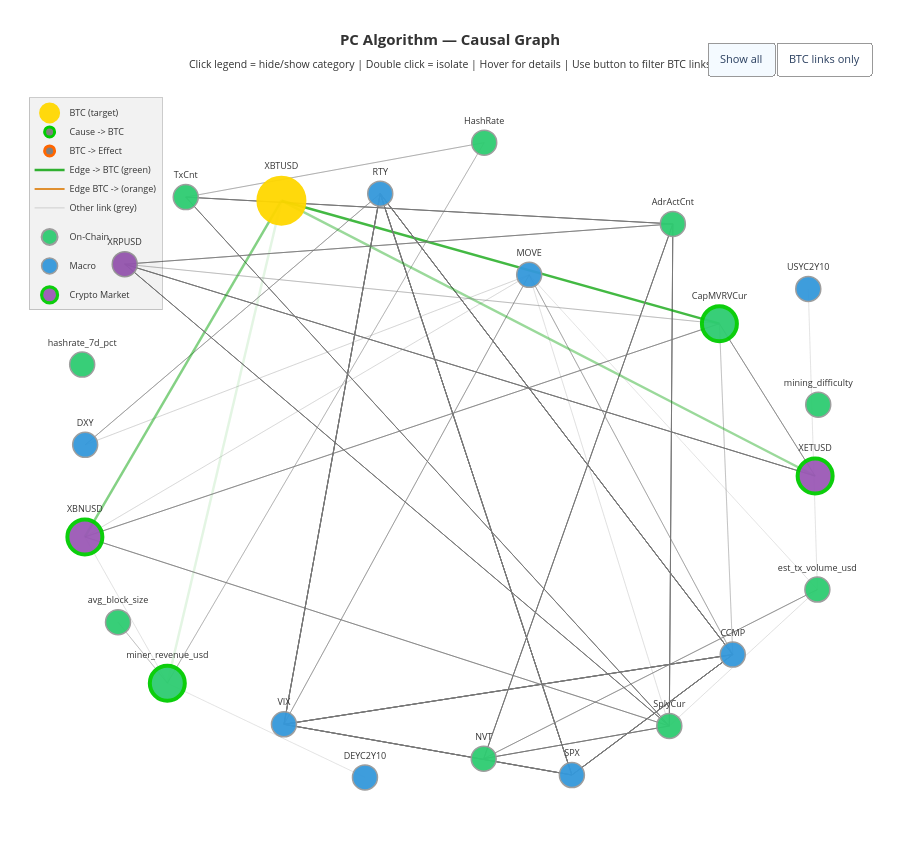

Notebook code for this chart:
### Code cell
import plotly.graph_objects as go
import networkx as nx
import numpy as np


def plot_dag_no_arrows(adj_matrix, nodes, df_returns, causes, effets, target_ticker):

    G = nx.DiGraph()
    for n in nodes:
        G.add_node(n)
    for i in range(len(nodes)):
        for j in range(len(nodes)):
            if adj_matrix[i, j] == -1:
                G.add_edge(nodes[j], nodes[i])

    btc_neighbors = set(G.predecessors(target_ticker)) | set(G.successors(target_ticker))
    btc_neighbors.add(target_ticker)

    pos = nx.spring_layout(G, seed=42, k=2.5)
    # pos[target_ticker] = np.array([0.0, 1.2])
    corr_matrix = np.abs(np.corrcoef(df_returns.values.T))

    all_traces = []
    vis_all = []
    vis_btc_only = []

    for u, v in G.edges():
        x0, y0 = pos[u]
        x1, y1 = pos[v]
        idx_u = nodes.index(u) if u in nodes else -1
        idx_v = nodes.index(v) if v in nodes else -1
        weight = corr_matrix[idx_u, idx_v] if idx_u >= 0 and idx_v >= 0 else 0.3
        alpha = max(0.1, min(1.0, weight * 1.5))
        cat_u, cat_v = get_category(u), get_category(v)
        is_btc_edge = (u == target_ticker or v == target_ticker)

        if v == target_ticker:
            rgba = f"rgba(0, 160, 0, {alpha})"; width = 2.5
        elif u == target_ticker:
            rgba = f"rgba(220, 120, 0, {alpha})"; width = 2.0
        else:
            rgba = f"rgba(120, 120, 120, {alpha})"; width = 1.0

        if cat_u == "BTC (target)":
            edge_groups = [cat_v]
        elif cat_v == "BTC (target)":
            edge_groups = [cat_u]
        else:
            edge_groups = [cat_u, cat_v]

        for grp in edge_groups:
            all_traces.append(go.Scatter(
                x=[x0, x1, None], y=[y0, y1, None],
                mode='lines', line=dict(width=width, color=rgba),
                hoverinfo='none', showlegend=False, legendgroup=grp,
            ))
            vis_all.append(True)
            vis_btc_only.append(is_btc_edge)

    for cat, color in CATEGORY_COLORS.items():
        cat_nodes = [n for n in G.nodes() if get_category(n) == cat]
        if not cat_nodes:
            continue
        cx, cy, csizes, ctext, chover, cborders, cborder_w = [], [], [], [], [], [], []
        for node in cat_nodes:
            x, y = pos[node]
            cx.append(x); cy.append(y)
            in_e = list(G.predecessors(node))
            out_e = list(G.successors(node))
            chover.append(
                f"<b>{node}</b><br>"
                f"Category : {cat}<br>"
                f"Receives from : {len(in_e)} nodes<br>"
                f"Sends to : {len(out_e)} nodes<br>"
                f"Connections : {', '.join(in_e + out_e) if in_e + out_e else 'none'}"
            )
            ctext.append(node.replace(" Index", "").replace(" Curncy", ""))
            if node == target_ticker:
                csizes.append(45); cborders.append("#FFD700"); cborder_w.append(5)
            elif node in causes:
                csizes.append(35); cborders.append("#00CC00"); cborder_w.append(4)
            elif node in effets:
                csizes.append(35); cborders.append("#FF6600"); cborder_w.append(4)
            elif node in bidirect:
                csizes.append(35); cborders.append("#CC00CC"); cborder_w.append(4)
            else:
                csizes.append(25); cborders.append("#999999"); cborder_w.append(1.5)

        has_btc_node = any(n in btc_neighbors for n in cat_nodes)
        lg = '_noclick' if cat == "BTC (target)" else cat
        all_traces.append(go.Scatter(
            x=cx, y=cy, mode='markers+text', name=cat,
            text=ctext, textposition='top center',
            textfont=dict(size=9, color='#333333'),
            hovertext=chover, hoverinfo='text',
            marker=dict(size=csizes, color=color,
                        line=dict(color=cborders, width=cborder_w), opacity=0.95),
            legendgroup=lg, showlegend=True,
        ))
        vis_all.append(True)
        vis_btc_only.append(True if cat == "BTC (target)" or has_btc_node else False)

    for trace in [
        go.Scatter(x=[None], y=[None], mode='markers',
                   marker=dict(size=10, color='gray', line=dict(color='#00CC00', width=3)),
                   name='Cause -> BTC', showlegend=True, legendgroup='_noclick'),
        go.Scatter(x=[None], y=[None], mode='markers',
                   marker=dict(size=10, color='gray', line=dict(color='#FF6600', width=3)),
                   name='BTC -> Effect', showlegend=True, legendgroup='_noclick'),
        go.Scatter(x=[None], y=[None], mode='lines',
                   line=dict(color='rgba(0,160,0,0.8)', width=2.5),
                   name='Edge -> BTC (green)', showlegend=True, legendgroup='_noclick'),
        go.Scatter(x=[None], y=[None], mode='lines',
                   line=dict(color='rgba(220,120,0,0.8)', width=2),
                   name='Edge BTC -> (orange)', showlegend=True, legendgroup='_noclick'),
        go.Scatter(x=[None], y=[None], mode='lines',
                   line=dict(color='rgba(120,120,120,0.3)', width=1),
                   name='Other link (grey)', showlegend=True, legendgroup='_noclick'),
    ]:
        all_traces.append(trace)
        vis_all.append(True)
        vis_btc_only.append(True)

    fig = go.Figure(
        data=all_traces,
        layout=go.Layout(
            title=dict(
                text=("<b>PC Algorithm — Causal Graph</b><br>"
                      "<sub>Click legend = hide/show category | "
                      "Double click = isolate | Hover for details | "
                      "Use button to filter BTC links</sub>"),
                font=dict(size=15, color='#333333'), x=0.5),
            paper_bgcolor='white', plot_bgcolor='white', showlegend=True,
            legend=dict(bgcolor='rgba(0,0,0,0.05)', bordercolor='rgba(0,0,0,0.2)',
                        borderwidth=1, font=dict(color='#333333', size=9),
                        x=0.01, y=0.99, groupclick='togglegroup'),
            hovermode='closest',
            xaxis=dict(showgrid=False, zeroline=False, showticklabels=False),
            yaxis=dict(showgrid=False, zeroline=False, showticklabels=False),
            margin=dict(l=20, r=20, t=90, b=20), height=850,
            updatemenus=[dict(
                type="buttons", direction="left",
                x=0.99, y=1.02, xanchor="right", yanchor="bottom",
                buttons=[
                    dict(label="Show all", method="update",
                         args=[{"visible": vis_all}]),
                    dict(label="BTC links only", method="update",
                         args=[{"visible": vis_btc_only}]),
                ],
                bgcolor="white", bordercolor="#999", font=dict(size=11),
            )],
        )
    )
    import webbrowser, os
    filepath = os.path.abspath("causal_graph_no_arrows.html")
    fig.write_html(filepath, include_plotlyjs=True)
    webbrowser.open("file://" + filepath)
    fig.show()

plot_dag_no_arrows(cg.G.graph, node_names, df_returns, causes, effets, target_ticker)

### Figure 1 — Plotly figure (JSON) as saved in the notebook; plotly's stock layout.template omitted (floating-point values rounded to 4 significant figures)
{"data": [{"hoverinfo": "none", "legendgroup": "On-Chain", "line": {"color": "rgba(120, 120, 120, 0.3159675370616576)", "width": 1}, "mode": "lines", "showlegend": false, "type": "scatter", "x": [-0.7154, 0.09521, null], "y": [-0.6876, 1, null]}, {"hoverinfo": "none", "legendgroup": "On-Chain", "line": {"color": "rgba(120, 120, 120, 0.3159675370616576)", "width": 1}, "mode": "lines", "showlegend": false, "type": "scatter", "x": [-0.7154, 0.09521, null], "y": [-0.6876, 1, null]}, {"hoverinfo": "none", "legendgroup": "On-Chain", "line": {"color": "rgba(120, 120, 120, 0.2663330368870309)", "width": 1}, "mode": "lines", "showlegend": false, "type": "scatter", "x": [-0.7154, -0.8415, null], "y": [-0.6876, -0.4973, null]}, {"hoverinfo": "none", "legendgroup": "On-Chain", "line": {"color": "rgba(120, 120, 120, 0.2663330368870309)", "width": 1}, "mode": "lines", "showlegend": false, "type": "scatter", "x": [-0.7154, -0.8415, null], "y": [-0.6876, -0.4973, null]}, {"hoverinfo": "none", "legendgroup": "On-Chain", "line": {"color": "rgba(120, 120, 120, 0.1)", "width": 1}, "mode": "lines", "showlegend": false, "type": "scatter", "x": [-0.7154, -0.2098, null], "y": [-0.6876, -0.9817, null]}, {"hoverinfo": "none", "legendgroup": "Macro", "line": {"color": "rgba(120, 120, 120, 0.1)", "width": 1}, "mode": "lines", "showlegend": false, "type": "scatter", "x": [-0.7154, -0.2098, null], "y": [-0.6876, -0.9817, null]}, {"hoverinfo": "none", "legendgroup": "On-Chain", "line": {"color": "rgba(120, 120, 120, 0.11521010778170418)", "width": 1}, "mode": "lines", "showlegend": false, "type": "scatter", "x": [-0.7154, -0.9263, null], "y": [-0.6876, -0.231, null]}, {"hoverinfo": "none", "legendgroup": "Crypto Market", "line": {"color": "rgba(120, 120, 120, 0.11521010778170418)", "width": 1}, "mode": "lines", "showlegend": false, "type": "scatter", "x": [-0.7154, -0.9263, null], "y": [-0.6876, -0.231, null]}, {"hoverinfo": "none", "legendgroup": "On-Chain", "line": {"color": "rgba(0, 160, 0, 0.10805740356890792)", "width": 2.5}, "mode": "lines", "showlegend": false, "type": "scatter", "x": [-0.7154, -0.4235, null], "y": [-0.6876, 0.8187, null]}, {"hoverinfo": "none", "legendgroup": "On-Chain", "line": {"color": "rgba(120, 120, 120, 1.0)", "width": 1}, "mode": "lines", "showlegend": false, "type": "scatter", "x": [0.5777, -0.6682, null], "y": [0.7462, 0.8299, null]}, {"hoverinfo": "none", "legendgroup": "On-Chain", "line": {"color": "rgba(120, 120, 120, 1.0)", "width": 1}, "mode": "lines", "showlegend": false, "type": "scatter", "x": [0.5777, -0.6682, null], "y": [0.7462, 0.8299, null]}, {"hoverinfo": "none", "legendgroup": "On-Chain", "line": {"color": "rgba(120, 120, 120, 1.0)", "width": 1}, "mode": "lines", "showlegend": false, "type": "scatter", "x": [0.5777, 0.5686, null], "y": [0.7462, -0.8213, null]}, {"hoverinfo": "none", "legendgroup": "On-Chain", "line": {"color": "rgba(120, 120, 120, 1.0)", "width": 1}, "mode": "lines", "showlegend": false, "type": "scatter", "x": [0.5777, 0.5686, null], "y": [0.7462, -0.8213, null]}, {"hoverinfo": "none", "legendgroup": "On-Chain", "line": {"color": "rgba(120, 120, 120, 0.35680149440570225)", "width": 1}, "mode": "lines", "showlegend": false, "type": "scatter", "x": [-0.6682, 0.09521, null], "y": [0.8299, 1, null]}, {"hoverinfo": "none", "legendgroup": "On-Chain", "line": {"color": "rgba(120, 120, 120, 0.35680149440570225)", "width": 1}, "mode": "lines", "showlegend": false, "type": "scatter", "x": [-0.6682, 0.09521, null], "y": [0.8299, 1, null]}, {"hoverinfo": "none", "legendgroup": "On-Chain", "line": {"color": "rgba(120, 120, 120, 0.9081263287452332)", "width": 1}, "mode": "lines", "showlegend": false, "type": "scatter", "x": [-0.6682, 0.5686, null], "y": [0.8299, -0.8213, null]}, {"hoverinfo": "none", "legendgroup": "On-Chain", "line": {"color": "rgba(120, 120, 120, 0.9081263287452332)", "width": 1}, "mode": "lines", "showlegend": false, "type": "scatter", "x": [-0.6682, 0.5686, null], "y": [0.8299, -0.8213, null]}, {"hoverinfo": "none", "legendgroup": "On-Chain", "line": {"color": "rgba(120, 120, 120, 0.5301646232204966)", "width": 1}, "mode": "lines", "showlegend": false, "type": "scatter", "x": [0.9474, 0.09393, null], "y": [-0.3952, -0.9233, null]}, {"hoverinfo": "none", "legendgroup": "On-Chain", "line": {"color": "rgba(120, 120, 120, 0.5301646232204966)", "width": 1}, "mode": "lines", "showlegend": false, "type": "scatter", "x": [0.9474, 0.09393, null], "y": [-0.3952, -0.9233, null]}, {"hoverinfo": "none", "legendgroup": "On-Chain", "line": {"color": "rgba(120, 120, 120, 0.119546381166235)", "width": 1}, "mode": "lines", "showlegend": false, "type": "scatter", "x": [0.9474, 0.5686, null], "y": [-0.3952, -0.8213, null]}, {"hoverinfo": "none", "legendgroup": "On-Chain", "line": {"color": "rgba(120, 120, 120, 0.119546381166235)", "width": 1}, "mode": "lines", "showlegend": false, "type": "scatter", "x": [0.9474, 0.5686, null], "y": [-0.3952, -0.8213, null]}, {"hoverinfo": "none", "legendgroup": "On-Chain", "line": {"color": "rgba(120, 120, 120, 0.1)", "width": 1}, "mode": "lines", "showlegend": false, "type": "scatter", "x": [0.9474, 0.2102, null], "y": [-0.3952, 0.5873, null]}, {"hoverinfo": "none", "legendgroup": "Macro", "line": {"color": "rgba(120, 120, 120, 0.1)", "width": 1}, "mode": "lines", "showlegend": false, "type": "scatter", "x": [0.9474, 0.2102, null], "y": [-0.3952, 0.5873, null]}, {"hoverinfo": "none", "legendgroup": "On-Chain", "line": {"color": "rgba(120, 120, 120, 0.1)", "width": 1}, "mode": "lines", "showlegend": false, "type": "scatter", "x": [0.9474, 0.9241, null], "y": [-0.3952, 0.5432, null]}, {"hoverinfo": "none", "legendgroup": "Macro", "line": {"color": "rgba(120, 120, 120, 0.1)", "width": 1}, "mode": "lines", "showlegend": false, "type": "scatter", "x": [0.9474, 0.9241, null], "y": [-0.3952, 0.5432, null]}, {"hoverinfo": "none", "legendgroup": "On-Chain", "line": {"color": "rgba(120, 120, 120, 0.25002274557496146)", "width": 1}, "mode": "lines", "showlegend": false, "type": "scatter", "x": [0.6968, 0.7309, null], "y": [0.4348, -0.5983, null]}, {"hoverinfo": "none", "legendgroup": "Macro", "line": {"color": "rgba(120, 120, 120, 0.25002274557496146)", "width": 1}, "mode": "lines", "showlegend": false, "type": "scatter", "x": [0.6968, 0.7309, null], "y": [0.4348, -0.5983, null]}, {"hoverinfo": "none", "legendgroup": "On-Chain", "line": {"color": "rgba(0, 160, 0, 0.7376560856639196)", "width": 2.5}, "mode": "lines", "showlegend": false, "type": "scatter", "x": [0.6968, -0.4235, null], "y": [0.4348, 0.8187, null]}, {"hoverinfo": "none", "legendgroup": "On-Chain", "line": {"color": "rgba(120, 120, 120, 1.0)", "width": 1}, "mode": "lines", "showlegend": false, "type": "scatter", "x": [0.09393, 0.5777, null], "y": [-0.9233, 0.7462, null]}, {"hoverinfo": "none", "legendgroup": "On-Chain", "line": {"color": "rgba(120, 120, 120, 1.0)", "width": 1}, "mode": "lines", "showlegend": false, "type": "scatter", "x": [0.09393, 0.5777, null], "y": [-0.9233, 0.7462, null]}, {"hoverinfo": "none", "legendgroup": "On-Chain", "line": {"color": "rgba(120, 120, 120, 0.9177338564773305)", "width": 1}, "mode": "lines", "showlegend": false, "type": "scatter", "x": [0.09393, 0.5686, null], "y": [-0.9233, -0.8213, null]}, {"hoverinfo": "none", "legendgroup": "On-Chain", "line": {"color": "rgba(120, 120, 120, 0.9177338564773305)", "width": 1}, "mode": "lines", "showlegend": false, "type": "scatter", "x": [0.09393, 0.5686, null], "y": [-0.9233, -0.8213, null]}, {"hoverinfo": "none", "legendgroup": "Macro", "line": {"color": "rgba(120, 120, 120, 1.0)", "width": 1}, "mode": "lines", "showlegend": false, "type": "scatter", "x": [-0.417, 0.3195, null], "y": [-0.816, -0.9743, null]}, {"hoverinfo": "none", "legendgroup": "Macro", "line": {"color": "rgba(120, 120, 120, 1.0)", "width": 1}, "mode": "lines", "showlegend": false, "type": "scatter", "x": [-0.417, 0.3195, null], "y": [-0.816, -0.9743, null]}, {"hoverinfo": "none", "legendgroup": "Macro", "line": {"color": "rgba(120, 120, 120, 1.0)", "width": 1}, "mode": "lines", "showlegend": false, "type": "scatter", "x": [-0.417, 0.7309, null], "y": [-0.816, -0.5983, null]}, {"hoverinfo": "none", "legendgroup": "Macro", "line": {"color": "rgba(120, 120, 120, 1.0)", "width": 1}, "mode": "lines", "showlegend": false, "type": "scatter", "x": [-0.417, 0.7309, null], "y": [-0.816, -0.5983, null]}, {"hoverinfo": "none", "legendgroup": "Macro", "line": {"color": "rgba(120, 120, 120, 1.0)", "width": 1}, "mode": "lines", "showlegend": false, "type": "scatter", "x": [-0.417, -0.1708, null], "y": [-0.816, 0.8407, null]}, {"hoverinfo": "none", "legendgroup": "Macro", "line": {"color": "rgba(120, 120, 120, 1.0)", "width": 1}, "mode": "lines", "showlegend": false, "type": "scatter", "x": [-0.417, -0.1708, null], "y": [-0.816, 0.8407, null]}, {"hoverinfo": "none", "legendgroup": "Macro", "line": {"color": "rgba(120, 120, 120, 0.12286644077866762)", "width": 1}, "mode": "lines", "showlegend": false, "type": "scatter", "x": [0.2102, 0.5686, null], "y": [0.5873, -0.8213, null]}, {"hoverinfo": "none", "legendgroup": "On-Chain", "line": {"color": "rgba(120, 120, 120, 0.12286644077866762)", "width": 1}, "mode": "lines", "showlegend": false, "type": "scatter", "x": [0.2102, 0.5686, null], "y": [0.5873, -0.8213, null]}, {"hoverinfo": "none", "legendgroup": "Macro", "line": {"color": "rgba(120, 120, 120, 0.4572818507445131)", "width": 1}, "mode": "lines", "showlegend": false, "type": "scatter", "x": [0.2102, -0.417, null], "y": [0.5873, -0.816, null]}, {"hoverinfo": "none", "legendgroup": "Macro", "line": {"color": "rgba(120, 120, 120, 0.4572818507445131)", "width": 1}, "mode": "lines", "showlegend": false, "type": "scatter", "x": [0.2102, -0.417, null], "y": [0.5873, -0.816, null]}, {"hoverinfo": "none", "legendgroup": "Macro", "line": {"color": "rgba(120, 120, 120, 0.1612142120430473)", "width": 1}, "mode": "lines", "showlegend": false, "type": "scatter", "x": [0.2102, -0.9255, null], "y": [0.5873, 0.05641, null]}, {"hoverinfo": "none", "legendgroup": "Macro", "line": {"color": "rgba(120, 120, 120, 0.1612142120430473)", "width": 1}, "mode": "lines", "showlegend": false, "type": "scatter", "x": [0.2102, -0.9255, null], "y": [0.5873, 0.05641, null]}, {"hoverinfo": "none", "legendgroup": "Macro", "line": {"color": "rgba(120, 120, 120, 0.39596204770788435)", "width": 1}, "mode": "lines", "showlegend": false, "type": "scatter", "x": [0.2102, 0.7309, null], "y": [0.5873, -0.5983, null]}, {"hoverinfo": "none", "legendgroup": "Macro", "line": {"color": "rgba(120, 120, 120, 0.39596204770788435)", "width": 1}, "mode": "lines", "showlegend": false, "type": "scatter", "x": [0.2102, 0.7309, null], "y": [0.5873, -0.5983, null]}, {"hoverinfo": "none", "legendgroup": "Macro", "line": {"color": "rgba(120, 120, 120, 0.1473488731788718)", "width": 1}, "mode": "lines", "showlegend": false, "type": "scatter", "x": [0.2102, -0.9263, null], "y": [0.5873, -0.231, null]}, {"hoverinfo": "none", "legendgroup": "Crypto Market", "line": {"color": "rgba(120, 120, 120, 0.1473488731788718)", "width": 1}, "mode": "lines", "showlegend": false, "type": "scatter", "x": [0.2102, -0.9263, null], "y": [0.5873, -0.231, null]}, {"hoverinfo": "none", "legendgroup": "Macro", "line": {"color": "rgba(120, 120, 120, 0.26625804431924144)", "width": 1}, "mode": "lines", "showlegend": false, "type": "scatter", "x": [-0.9255, -0.1708, null], "y": [0.05641, 0.8407, null]}, {"hoverinfo": "none", "legendgroup": "Macro", "line": {"color": "rgba(120, 120, 120, 0.26625804431924144)", "width": 1}, "mode": "lines", "showlegend": false, "type": "scatter", "x": [-0.9255, -0.1708, null], "y": [0.05641, 0.8407, null]}, {"hoverinfo": "none", "legendgroup": "Macro", "line": {"color": "rgba(120, 120, 120, 1.0)", "width": 1}, "mode": "lines", "showlegend": false, "type": "scatter", "x": [0.3195, -0.417, null], "y": [-0.9743, -0.816, null]}, {"hoverinfo": "none", "legendgroup": "Macro", "line": {"color": "rgba(120, 120, 120, 1.0)", "width": 1}, "mode": "lines", "showlegend": false, "type": "scatter", "x": [0.3195, -0.417, null], "y": [-0.9743, -0.816, null]}, {"hoverinfo": "none", "legendgroup": "Macro", "line": {"color": "rgba(120, 120, 120, 1.0)", "width": 1}, "mode": "lines", "showlegend": false, "type": "scatter", "x": [0.3195, 0.7309, null], "y": [-0.9743, -0.5983, null]}, {"hoverinfo": "none", "legendgroup": "Macro", "line": {"color": "rgba(120, 120, 120, 1.0)", "width": 1}, "mode": "lines", "showlegend": false, "type": "scatter", "x": [0.3195, 0.7309, null], "y": [-0.9743, -0.5983, null]}, {"hoverinfo": "none", "legendgroup": "Macro", "line": {"color": "rgba(120, 120, 120, 1.0)", "width": 1}, "mode": "lines", "showlegend": false, "type": "scatter", "x": [0.3195, -0.1708, null], "y": [-0.9743, 0.8407, null]}, {"hoverinfo": "none", "legendgroup": "Macro", "line": {"color": "rgba(120, 120, 120, 1.0)", "width": 1}, "mode": "lines", "showlegend": false, "type": "scatter", "x": [0.3195, -0.1708, null], "y": [-0.9743, 0.8407, null]}, {"hoverinfo": "none", "legendgroup": "Macro", "line": {"color": "rgba(120, 120, 120, 1.0)", "width": 1}, "mode": "lines", "showlegend": false, "type": "scatter", "x": [0.7309, -0.417, null], "y": [-0.5983, -0.816, null]}, {"hoverinfo": "none", "legendgroup": "Macro", "line": {"color": "rgba(120, 120, 120, 1.0)", "width": 1}, "mode": "lines", "showlegend": false, "type": "scatter", "x": [0.7309, -0.417, null], "y": [-0.5983, -0.816, null]}, {"hoverinfo": "none", "legendgroup": "Macro", "line": {"color": "rgba(120, 120, 120, 1.0)", "width": 1}, "mode": "lines", "showlegend": false, "type": "scatter", "x": [0.7309, 0.3195, null], "y": [-0.5983, -0.9743, null]}, {"hoverinfo": "none", "legendgroup": "Macro", "line": {"color": "rgba(120, 120, 120, 1.0)", "width": 1}, "mode": "lines", "showlegend": false, "type": "scatter", "x": [0.7309, 0.3195, null], "y": [-0.5983, -0.9743, null]}, {"hoverinfo": "none", "legendgroup": "Macro", "line": {"color": "rgba(120, 120, 120, 1.0)", "width": 1}, "mode": "lines", "showlegend": false, "type": "scatter", "x": [0.7309, -0.1708, null], "y": [-0.5983, 0.8407, null]}, {"hoverinfo": "none", "legendgroup": "Macro", "line": {"color": "rgba(120, 120, 120, 1.0)", "width": 1}, "mode": "lines", "showlegend": false, "type": "scatter", "x": [0.7309, -0.1708, null], "y": [-0.5983, 0.8407, null]}, {"hoverinfo": "none", "legendgroup": "Macro", "line": {"color": "rgba(120, 120, 120, 1.0)", "width": 1}, "mode": "lines", "showlegend": false, "type": "scatter", "x": [-0.1708, -0.417, null], "y": [0.8407, -0.816, null]}, {"hoverinfo": "none", "legendgroup": "Macro", "line": {"color": "rgba(120, 120, 120, 1.0)", "width": 1}, "mode": "lines", "showlegend": false, "type": "scatter", "x": [-0.1708, -0.417, null], "y": [0.8407, -0.816, null]}, {"hoverinfo": "none", "legendgroup": "Macro", "line": {"color": "rgba(120, 120, 120, 0.26625804431924144)", "width": 1}, "mode": "lines", "showlegend": false, "type": "scatter", "x": [-0.1708, -0.9255, null], "y": [0.8407, 0.05641, null]}, {"hoverinfo": "none", "legendgroup": "Macro", "line": {"color": "rgba(120, 120, 120, 0.26625804431924144)", "width": 1}, "mode": "lines", "showlegend": false, "type": "scatter", "x": [-0.1708, -0.9255, null], "y": [0.8407, 0.05641, null]}, {"hoverinfo": "none", "legendgroup": "Macro", "line": {"color": "rgba(120, 120, 120, 1.0)", "width": 1}, "mode": "lines", "showlegend": false, "type": "scatter", "x": [-0.1708, 0.3195, null], "y": [0.8407, -0.9743, null]}, {"hoverinfo": "none", "legendgroup": "Macro", "line": {"color": "rgba(120, 120, 120, 1.0)", "width": 1}, "mode": "lines", "showlegend": false, "type": "scatter", "x": [-0.1708, 0.3195, null], "y": [0.8407, -0.9743, null]}, {"hoverinfo": "none", "legendgroup": "Macro", "line": {"color": "rgba(120, 120, 120, 1.0)", "width": 1}, "mode": "lines", "showlegend": false, "type": "scatter", "x": [-0.1708, 0.7309, null], "y": [0.8407, -0.5983, null]}, {"hoverinfo": "none", "legendgroup": "Macro", "line": {"color": "rgba(120, 120, 120, 1.0)", "width": 1}, "mode": "lines", "showlegend": false, "type": "scatter", "x": [-0.1708, 0.7309, null], "y": [0.8407, -0.5983, null]}, {"hoverinfo": "none", "legendgroup": "Crypto Market", "line": {"color": "rgba(120, 120, 120, 0.5918878883755246)", "width": 1}, "mode": "lines", "showlegend": false, "type": "scatter", "x": [0.9416, 0.6968, null], "y": [-0.04081, 0.4348, null]}, {"hoverinfo": "none", "legendgroup": "On-Chain", "line": {"color": "rgba(120, 120, 120, 0.5918878883755246)", "width": 1}, "mode": "lines", "showlegend": false, "type": "scatter", "x": [0.9416, 0.6968, null], "y": [-0.04081, 0.4348, null]}, {"hoverinfo": "none", "legendgroup": "Crypto Market", "line": {"color": "rgba(120, 120, 120, 1.0)", "width": 1}, "mode": "lines", "showlegend": false, "type": "scatter", "x": [0.9416, -0.8243, null], "y": [-0.04081, 0.6205, null]}, {"hoverinfo": "none", "legendgroup": "Crypto Market", "line": {"color": "rgba(120, 120, 120, 1.0)", "width": 1}, "mode": "lines", "showlegend": false, "type": "scatter", "x": [0.9416, -0.8243, null], "y": [-0.04081, 0.6205, null]}, {"hoverinfo": "none", "legendgroup": "Crypto Market", "line": {"color": "rgba(0, 160, 0, 0.3966775755043964)", "width": 2.5}, "mode": "lines", "showlegend": false, "type": "scatter", "x": [0.9416, -0.4235, null], "y": [-0.04081, 0.8187, null]}, {"hoverinfo": "none", "legendgroup": "Crypto Market", "line": {"color": "rgba(120, 120, 120, 0.6089969761185958)", "width": 1}, "mode": "lines", "showlegend": false, "type": "scatter", "x": [-0.9263, 0.6968, null], "y": [-0.231, 0.4348, null]}, {"hoverinfo": "none", "legendgroup": "On-Chain", "line": {"color": "rgba(120, 120, 120, 0.6089969761185958)", "width": 1}, "mode": "lines", "showlegend": false, "type": "scatter", "x": [-0.9263, 0.6968, null], "y": [-0.231, 0.4348, null]}, {"hoverinfo": "none", "legendgroup": "Crypto Market", "line": {"color": "rgba(120, 120, 120, 0.6276348830162377)", "width": 1}, "mode": "lines", "showlegend": false, "type": "scatter", "x": [-0.9263, 0.5686, null], "y": [-0.231, -0.8213, null]}, {"hoverinfo": "none", "legendgroup": "On-Chain", "line": {"color": "rgba(120, 120, 120, 0.6276348830162377)", "width": 1}, "mode": "lines", "showlegend": false, "type": "scatter", "x": [-0.9263, 0.5686, null], "y": [-0.231, -0.8213, null]}, {"hoverinfo": "none", "legendgroup": "Crypto Market", "line": {"color": "rgba(0, 160, 0, 0.48322861654292526)", "width": 2.5}, "mode": "lines", "showlegend": false, "type": "scatter", "x": [-0.9263, -0.4235, null], "y": [-0.231, 0.8187, null]}, {"hoverinfo": "none", "legendgroup": "Crypto Market", "line": {"color": "rgba(120, 120, 120, 0.6999748630730602)", "width": 1}, "mode": "lines", "showlegend": false, "type": "scatter", "x": [-0.8243, 0.5777, null], "y": [0.6205, 0.7462, null]}, {"hoverinfo": "none", "legendgroup": "On-Chain", "line": {"color": "rgba(120, 120, 120, 0.6999748630730602)", "width": 1}, "mode": "lines", "showlegend": false, "type": "scatter", "x": [-0.8243, 0.5777, null], "y": [0.6205, 0.7462, null]}, {"hoverinfo": "none", "legendgroup": "Crypto Market", "line": {"color": "rgba(120, 120, 120, 0.2769929821881562)", "width": 1}, "mode": "lines", "showlegend": false, "type": "scatter", "x": [-0.8243, 0.6968, null], "y": [0.6205, 0.4348, null]}, {"hoverinfo": "none", "legendgroup": "On-Chain", "line": {"color": "rgba(120, 120, 120, 0.2769929821881562)", "width": 1}, "mode": "lines", "showlegend": false, "type": "scatter", "x": [-0.8243, 0.6968, null], "y": [0.6205, 0.4348, null]}, {"hoverinfo": "none", "legendgroup": "Crypto Market", "line": {"color": "rgba(120, 120, 120, 1.0)", "width": 1}, "mode": "lines", "showlegend": false, "type": "scatter", "x": [-0.8243, 0.5686, null], "y": [0.6205, -0.8213, null]}, {"hoverinfo": "none", "legendgroup": "On-Chain", "line": {"color": "rgba(120, 120, 120, 1.0)", "width": 1}, "mode": "lines", "showlegend": false, "type": "scatter", "x": [-0.8243, 0.5686, null], "y": [0.6205, -0.8213, null]}, {"hoverinfo": "text", "hovertext": ["<b>XBTUSD Curncy</b><br>Category : BTC (target)<br>Receives from : 4 nodes<br>Sends to : 0 nodes<br>Connections : miner_revenue_usd, CapMVRVCur, XETUSD Curncy, XBNUSD Curncy"], "legendgroup": "_noclick", "marker": {"color": "#FFD700", "line": {"color": ["#FFD700"], "width": [5]}, "opacity": 0.95, "size": [45]}, "mode": "markers+text", "name": "BTC (target)", "showlegend": true, "text": ["XBTUSD"], "textfont": {"color": "#333333", "size": 9}, "textposition": "top center", "type": "scatter", "x": [-0.4235], "y": [0.8187]}, {"hoverinfo": "text", "hovertext": ["<b>HashRate</b><br>Category : On-Chain<br>Receives from : 2 nodes<br>Sends to : 0 nodes<br>Connections : miner_revenue_usd, TxCnt", "<b>mining_difficulty</b><br>Category : On-Chain<br>Receives from : 0 nodes<br>Sends to : 0 nodes<br>Connections : none", "<b>miner_revenue_usd</b><br>Category : On-Chain<br>Receives from : 0 nodes<br>Sends to : 5 nodes<br>Connections : HashRate, avg_block_size, DEYC2Y10 Index, XBNUSD Curncy, XBTUSD Curncy", "<b>hashrate_7d_pct</b><br>Category : On-Chain<br>Receives from : 0 nodes<br>Sends to : 0 nodes<br>Connections : none", "<b>AdrActCnt</b><br>Category : On-Chain<br>Receives from : 2 nodes<br>Sends to : 2 nodes<br>Connections : NVT, XRPUSD Curncy, TxCnt, SplyCur", "<b>TxCnt</b><br>Category : On-Chain<br>Receives from : 1 nodes<br>Sends to : 2 nodes<br>Connections : AdrActCnt, HashRate, SplyCur", "<b>est_tx_volume_usd</b><br>Category : On-Chain<br>Receives from : 0 nodes<br>Sends to : 4 nodes<br>Connections : NVT, SplyCur, MOVE Index, USYC2Y10 Index", "<b>avg_block_size</b><br>Category : On-Chain<br>Receives from : 1 nodes<br>Sends to : 0 nodes<br>Connections : miner_revenue_usd", "<b>CapMVRVCur</b><br>Category : On-Chain<br>Receives from : 3 nodes<br>Sends to : 2 nodes<br>Connections : XETUSD Curncy, XBNUSD Curncy, XRPUSD Curncy, CCMP Index, XBTUSD Curncy", "<b>NVT</b><br>Category : On-Chain<br>Receives from : 1 nodes<br>Sends to : 2 nodes<br>Connections : est_tx_volume_usd, AdrActCnt, SplyCur", "<b>SplyCur</b><br>Category : On-Chain<br>Receives from : 7 nodes<br>Sends to : 0 nodes<br>Connections : AdrActCnt, TxCnt, est_tx_volume_usd, NVT, MOVE Index, XBNUSD Curncy, XRPUSD Curncy"], "legendgroup": "On-Chain", "marker": {"color": "#2ecc71", "line": {"color": ["#999999", "#999999", "#00CC00", "#999999", "#999999", "#999999", "#999999", "#999999", "#00CC00", "#999999", "#999999"], "width": [1.5, 1.5, 4, 1.5, 1.5, 1.5, 1.5, 1.5, 4, 1.5, 1.5]}, "opacity": 0.95, "size": [25, 25, 35, 25, 25, 25, 25, 25, 35, 25, 25]}, "mode": "markers+text", "name": "On-Chain", "showlegend": true, "text": ["HashRate", "mining_difficulty", "miner_revenue_usd", "hashrate_7d_pct", "AdrActCnt", "TxCnt", "est_tx_volume_usd", "avg_block_size", "CapMVRVCur", "NVT", "SplyCur"], "textfont": {"color": "#333333", "size": 9}, "textposition": "top center", "type": "scatter", "x": [0.09521, 0.9496, -0.7154, -0.9332, 0.5777, -0.6682, 0.9474, -0.8415, 0.6968, 0.09393, 0.5686], "y": [1, 0.182, -0.6876, 0.3069, 0.7462, 0.8299, -0.3952, -0.4973, 0.4348, -0.9233, -0.8213]}, {"hoverinfo": "text", "hovertext": ["<b>VIX Index</b><br>Category : Macro<br>Receives from : 4 nodes<br>Sends to : 3 nodes<br>Connections : MOVE Index, SPX Index, CCMP Index, RTY Index, SPX Index, CCMP Index, RTY Index", "<b>MOVE Index</b><br>Category : Macro<br>Receives from : 1 nodes<br>Sends to : 5 nodes<br>Connections : est_tx_volume_usd, SplyCur, VIX Index, DXY Curncy, CCMP Index, XBNUSD Curncy", "<b>DXY Curncy</b><br>Category : Macro<br>Receives from : 2 nodes<br>Sends to : 1 nodes<br>Connections : MOVE Index, RTY Index, RTY Index", "<b>SPX Index</b><br>Category : Macro<br>Receives from : 3 nodes<br>Sends to : 3 nodes<br>Connections : VIX Index, CCMP Index, RTY Index, VIX Index, CCMP Index, RTY Index", "<b>CCMP Index</b><br>Category : Macro<br>Receives from : 5 nodes<br>Sends to : 3 nodes<br>Connections : CapMVRVCur, VIX Index, MOVE Index, SPX Index, RTY Index, VIX Index, SPX Index, RTY Index", "<b>RTY Index</b><br>Category : Macro<br>Receives from : 4 nodes<br>Sends to : 4 nodes<br>Connections : VIX Index, DXY Curncy, SPX Index, CCMP Index, VIX Index, DXY Curncy, SPX Index, CCMP Index", "<b>USYC2Y10 Index</b><br>Category : Macro<br>Receives from : 1 nodes<br>Sends to : 0 nodes<br>Connections : est_tx_volume_usd", "<b>DEYC2Y10 Index</b><br>Category : Macro<br>Receives from : 1 nodes<br>Sends to : 0 nodes<br>Connections : miner_revenue_usd"], "legendgroup": "Macro", "marker": {"color": "#3498db", "line": {"color": ["#999999", "#999999", "#999999", "#999999", "#999999", "#999999", "#999999", "#999999"], "width": [1.5, 1.5, 1.5, 1.5, 1.5, 1.5, 1.5, 1.5]}, "opacity": 0.95, "size": [25, 25, 25, 25, 25, 25, 25, 25]}, "mode": "markers+text", "name": "Macro", "showlegend": true, "text": ["VIX", "MOVE", "DXY", "SPX", "CCMP", "RTY", "USYC2Y10", "DEYC2Y10"], "textfont": {"color": "#333333", "size": 9}, "textposition": "top center", "type": "scatter", "x": [-0.417, 0.2102, -0.9255, 0.3195, 0.7309, -0.1708, 0.9241, -0.2098], "y": [-0.816, 0.5873, 0.05641, -0.9743, -0.5983, 0.8407, 0.5432, -0.9817]}, {"hoverinfo": "text", "hovertext": ["<b>XETUSD Curncy</b><br>Category : Crypto Market<br>Receives from : 0 nodes<br>Sends to : 3 nodes<br>Connections : CapMVRVCur, XRPUSD Curncy, XBTUSD Curncy", "<b>XBNUSD Curncy</b><br>Category : Crypto Market<br>Receives from : 2 nodes<br>Sends to : 3 nodes<br>Connections : miner_revenue_usd, MOVE Index, CapMVRVCur, SplyCur, XBTUSD Curncy", "<b>XRPUSD Curncy</b><br>Category : Crypto Market<br>Receives from : 1 nodes<br>Sends to : 3 nodes<br>Connections : XETUSD Curncy, AdrActCnt, CapMVRVCur, SplyCur"], "legendgroup": "Crypto Market", "marker": {"color": "#9b59b6", "line": {"color": ["#00CC00", "#00CC00", "#999999"], "width": [4, 4, 1.5]}, "opacity": 0.95, "size": [35, 35, 25]}, "mode": "markers+text", "name": "Crypto Market", "showlegend": true, "text": ["XETUSD", "XBNUSD", "XRPUSD"], "textfont": {"color": "#333333", "size": 9}, "textposition": "top center", "type": "scatter", "x": [0.9416, -0.9263, -0.8243], "y": [-0.04081, -0.231, 0.6205]}, {"legendgroup": "_noclick", "marker": {"color": "gray", "line": {"color": "#00CC00", "width": 3}, "size": 10}, "mode": "markers", "name": "Cause -> BTC", "showlegend": true, "type": "scatter", "x": [null], "y": [null]}, {"legendgroup": "_noclick", "marker": {"color": "gray", "line": {"color": "#FF6600", "width": 3}, "size": 10}, "mode": "markers", "name": "BTC -> Effect", "showlegend": true, "type": "scatter", "x": [null], "y": [null]}, {"legendgroup": "_noclick", "line": {"color": "rgba(0,160,0,0.8)", "width": 2.5}, "mode": "lines", "name": "Edge -> BTC (green)", "showlegend": true, "type": "scatter", "x": [null], "y": [null]}, {"legendgroup": "_noclick", "line": {"color": "rgba(220,120,0,0.8)", "width": 2}, "mode": "lines", "name": "Edge BTC -> (orange)", "showlegend": true, "type": "scatter", "x": [null], "y": [null]}, {"legendgroup": "_noclick", "line": {"color": "rgba(120,120,120,0.3)", "width": 1}, "mode": "lines", "name": "Other link (grey)", "showlegend": true, "type": "scatter", "x": [null], "y": [null]}], "layout": {"height": 850, "hovermode": "closest", "legend": {"bgcolor": "rgba(0,0,0,0.05)", "bordercolor": "rgba(0,0,0,0.2)", "borderwidth": 1, "font": {"color": "#333333", "size": 9}, "groupclick": "togglegroup", "x": 0.01, "y": 0.99}, "margin": {"b": 20, "l": 20, "r": 20, "t": 90}, "paper_bgcolor": "white", "plot_bgcolor": "white", "showlegend": true, "title": {"font": {"color": "#333333", "size": 15}, "text": "<b>PC Algorithm — Causal Graph</b><br><sub>Click legend = hide/show category | Double click = isolate | Hover for details | Use button to filter BTC links</sub>", "x": 0.5}, "updatemenus": [{"bgcolor": "white", "bordercolor": "#999", "buttons": [{"args": [{"visible": [true, true, true, true, true, true, true, true, true, true, true, true, true, true, true, true, true, true, true, true, true, true, true, true, true, true, true, true, true, true, true, true, true, true, true, true, true, true, true, true, true, true, true, true, true, true, true, true, true, true, true, true, true, true, true, true, true, true, true, true, true, true, true, true, true, true, true, true, true, true, true, true, true, true, true, true, true, true, true, true, true, true, true, true, true, true, true, true, true, true, true, true, true, true, true]}], "label": "Show all", "method": "update"}, {"args": [{"visible": [false, false, false, false, false, false, false, false, true, false, false, false, false, false, false, false, false, false, false, false, false, false, false, false, false, false, false, true, false, false, false, false, false, false, false, false, false, false, false, false, false, false, false, false, false, false, false, false, false, false, false, false, false, false, false, false, false, false, false, false, false, false, false, false, false, false, false, false, false, false, false, false, false, false, true, false, false, false, false, true, false, false, false, false, false, false, true, true, false, true, true, true, true, true, true]}], "label": "BTC links only", "method": "update"}], "direction": "left", "font": {"size": 11}, "type": "buttons", "x": 0.99, "xanchor": "right", "y": 1.02, "yanchor": "bottom"}], "xaxis": {"showgrid": false, "showticklabels": false, "zeroline": false}, "yaxis": {"showgrid": false, "showticklabels": false, "zeroline": false}}}
